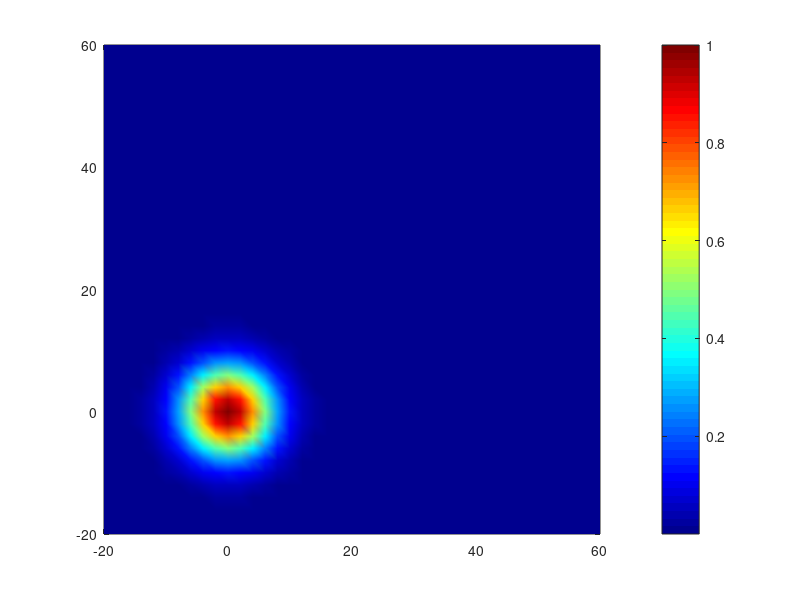

Recreate this plot in MATLAB.
% Set up the spatial grid
xmin = -20;
ymin = -20;
xmax = 60;
ymax = 60;
n_x_points = 41;
n_y_points = 41;
x_grid = linspace(xmin, xmax, n_x_points);
y_grid = linspace(ymin, ymax, n_y_points);
[X, Y] = meshgrid(x_grid, y_grid);

% Set up the time grid
t_min = 0.1;
t_max = 25.0;
time_step = 0.1;
t_grid = t_min:time_step:t_max;
n_times = length(t_grid);



% Set the parameters
U = 10;  % x-velocity
V = 0;  % y-velocity
S = 1;  % source strength
x0 = 0;  % source x-position
y0 = 0;  % source y-position

% Calculate the concentration field
C = zeros(n_x_points, n_y_points, n_times);
for t_idx = 1:n_times
    t = t_grid(t_idx);
    C(:,:,t_idx) = S * exp(-((X - x0).^2 + (Y - y0).^2) / (2 * t));
end

% Animate the concentration field
figure;
h = pcolor(X, Y, C(:,:,1));
shading interp;
colorbar;
colormap jet;

for t_idx = 2:n_times
    set(h, 'CData', C(:,:,t_idx));
    drawnow;
    pause(0.1);
end